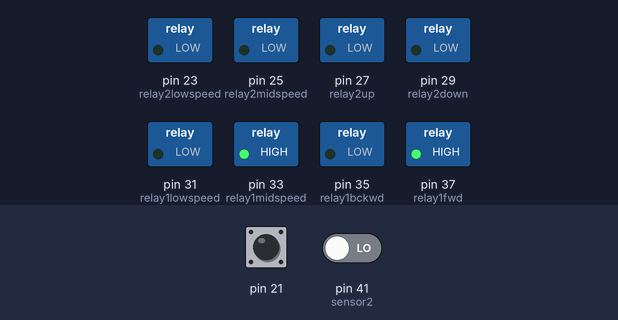
A sketch run on a simulated Arduino Mega 2560, built with avr-gcc and run on an emulated ATmega2560. Parts: switched loads named in the sketch (green lamp = pin HIGH). The inputs (shaded band) are chosen by the test bench; at power-on: pin 21 LOW, pin 41 (sensor2) LOW. What the sketch prints to the serial monitor is not drawn.

Above: at 1.2 s.
1.3 s: pin 21 pulsed HIGH 5 times (0.12 s each, 0.3 s apart)
At 2.7 s:
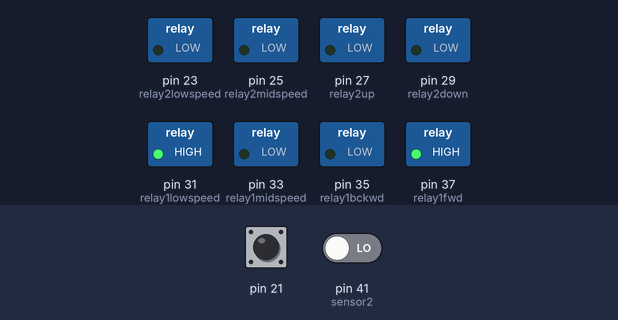
4.3 s: pin 41 (sensor2) driven HIGH
At 5.5 s:
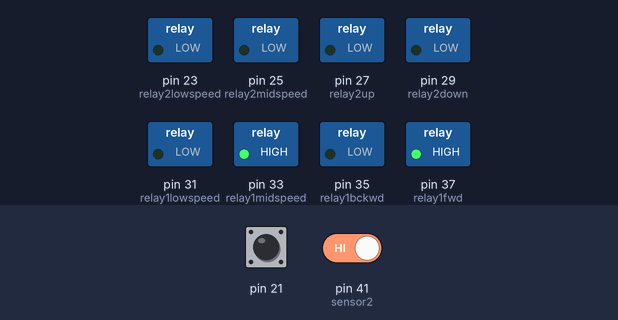
5.8 s: pin 21 pulsed HIGH 5 times (0.12 s each, 0.3 s apart)
Timing chart, 0 to 8.8 s (numbered marks = the images above; inputs shaded):
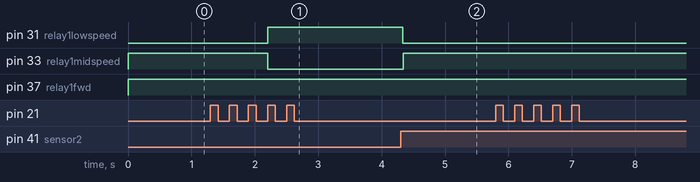

Measured:
- after the input at 1.3 s, pin 31 (relay1lowspeed): LOW → HIGH after 0.90 s; pin 33 (relay1midspeed): HIGH → LOW after 0.90 s
- after the input at 4.3 s, pin 31 (relay1lowspeed): HIGH → LOW at once; pin 33 (relay1midspeed): LOW → HIGH at once

The sketch:

interrupt.ino
```cpp
const int relay1fwd=37;
const int relay1bckwd=35;
const int relay1lowspeed=31;
const int relay1midspeed=33;
const int relay2up=27;
const int relay2down=29;
const int relay2lowspeed=23;
const int relay2midspeed=25;
const int sensor1=39;
const int sensor2=41;
const int sensor3=43;
const int sensor4=45;
const int sensor5=47;
int sensor1val;
int sensor2val;
int sensor3val;
int q=1;
volatile int i=0;


void setup()

{
 Serial.begin(9600);
 pinMode(relay1fwd,OUTPUT);
 pinMode(relay1bckwd,OUTPUT);
 pinMode(relay1lowspeed,OUTPUT);
 pinMode(relay1midspeed,OUTPUT);
 pinMode(relay2up,OUTPUT); // up direction
 pinMode(relay2down,OUTPUT); // down direction
 pinMode(relay2lowspeed,OUTPUT); //updown low speed
 pinMode(relay2midspeed,OUTPUT); //updown high speed
 pinMode(sensor4,INPUT); //up sensor
 pinMode(sensor5,INPUT); //bottom sensor
 pinMode(sensor1,INPUT);
 pinMode(sensor2,INPUT);
 pinMode(sensor3,INPUT);
 pinMode(49,INPUT);
 attachInterrupt(2,count,RISING);
}


int forward(int x)
{
  i=0;
  int latch=1;
  digitalWrite(relay1fwd,HIGH); // move forward
  digitalWrite(relay1midspeed,HIGH);
  digitalWrite(relay1lowspeed,LOW);
  digitalWrite(relay1bckwd,LOW);
  digitalWrite(relay2up,LOW);
  digitalWrite(relay2down,LOW);
  digitalWrite(relay2midspeed,LOW);
  digitalWrite(relay2lowspeed,LOW);
  delay(200);
  while(i<x)
  {
    Serial.println(i);
  }
  if(i==x)
  {
    while(digitalRead(sensor2)==LOW)
    {
    digitalWrite(relay1midspeed,LOW);
    digitalWrite(relay1lowspeed,HIGH);
    Serial.println("forward slow NON-STOP done..!!");
    }
    digitalWrite(relay1fwd,LOW);
    digitalWrite(relay1lowspeed,LOW);
    Serial.println("STOP");
    return 1;
  }
}
void count()
{
  i++;
}
void loop()
{
  forward(4);
}
```
